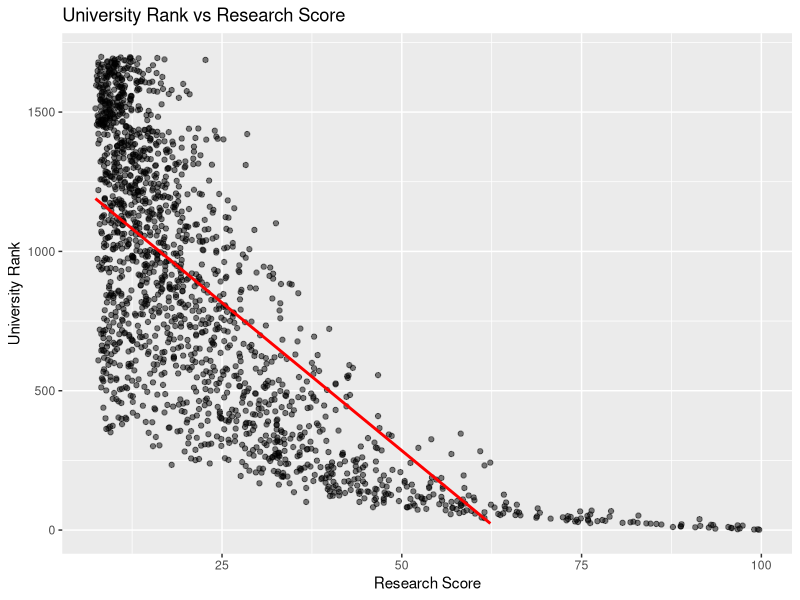
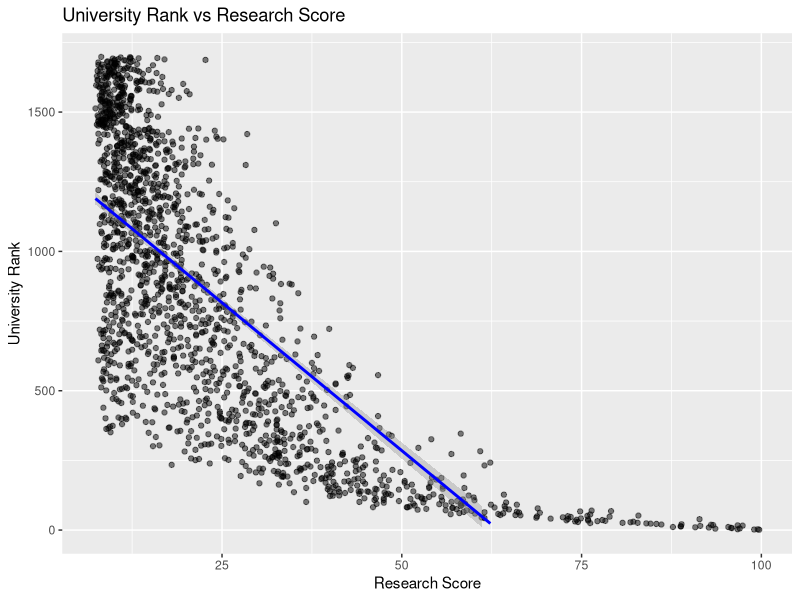
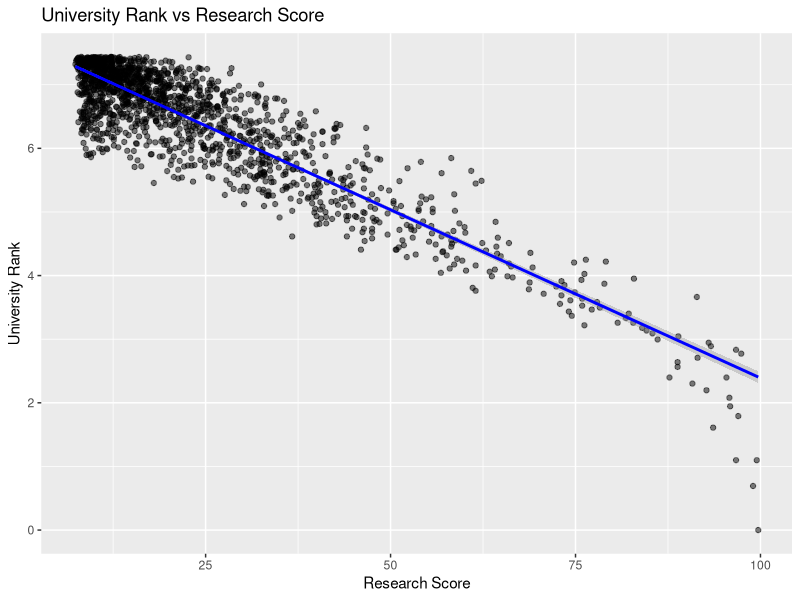
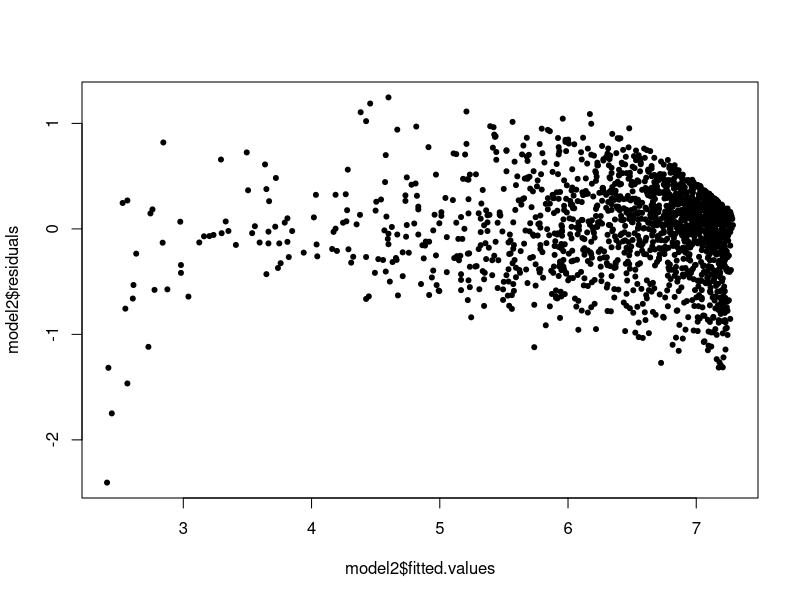
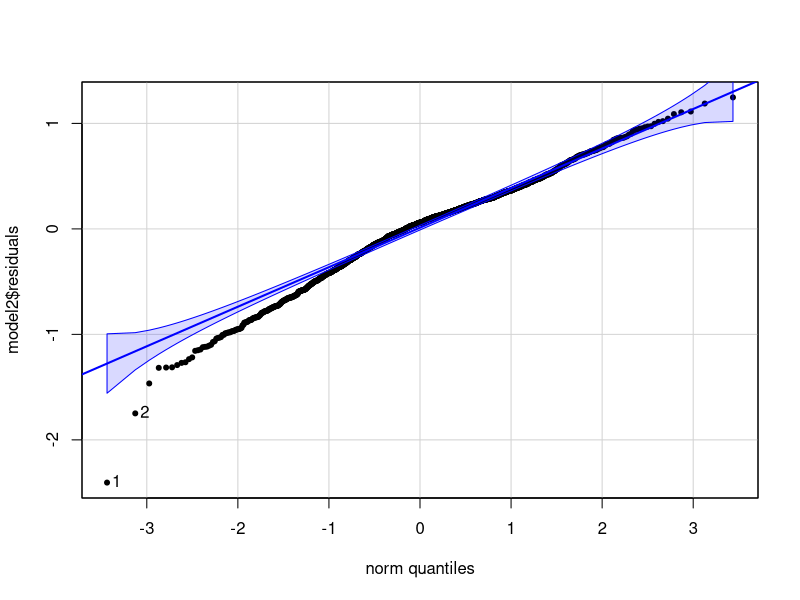
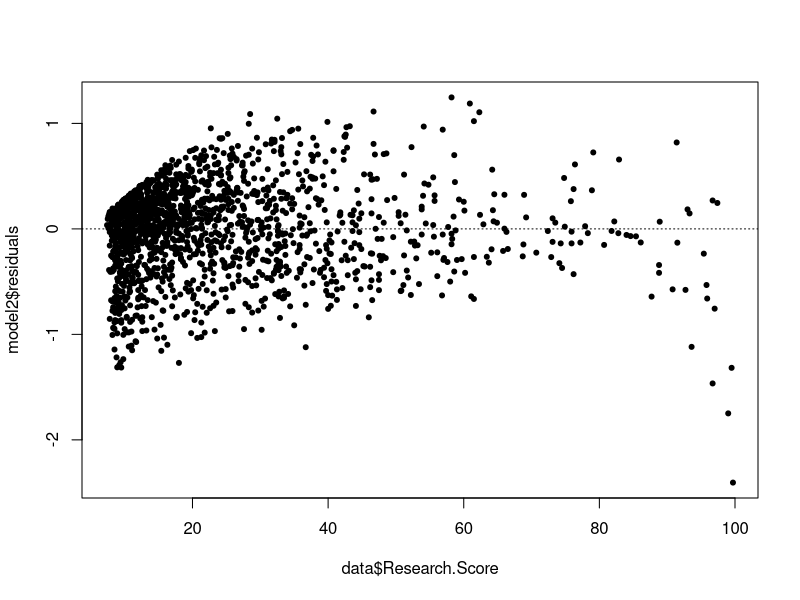
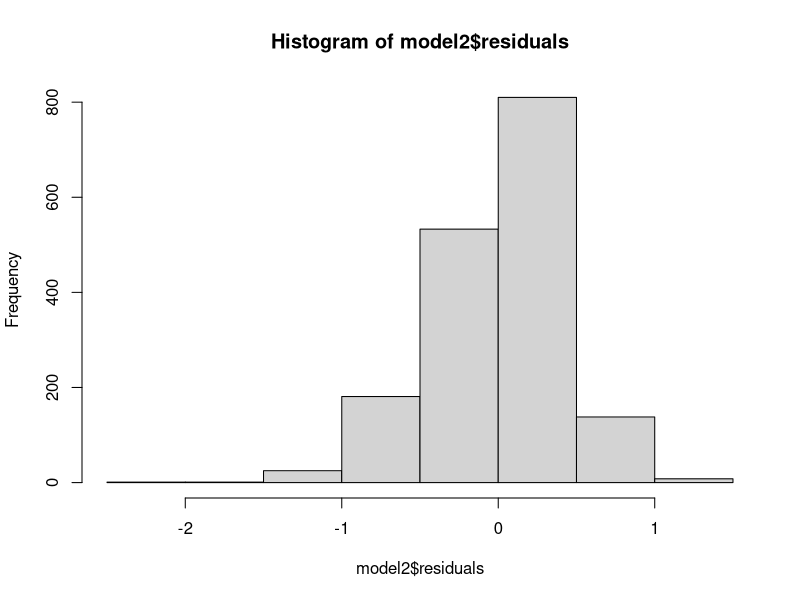

The R source for these figures, in order:
## ---- chunk 1
knitr::opts_chunk$set(echo = TRUE)
## ---- chunk 2
library(ggplot2)
data = read.csv("rankings.csv")
data = na.omit(data)
data$University.Rank <- as.numeric(data$University.Rank)
data$Research.Score <- as.numeric(data$Research.Score)

model <- lm(University.Rank ~ Research.Score, data = data)

# https://www.kaggle.com/datasets/alitaqi000/world-university-rankings-2023
plot = ggplot(data, aes(x = Research.Score, y = University.Rank)) +
    geom_point(alpha = 0.5) +
    geom_smooth(method = "lm", se = FALSE, color = "red") + ylim(0, NA) +
  labs(y = "University Rank", x = "Research Score") +
  ggtitle("University Rank vs Research Score")

plot


correlation = cor(data$University.Rank, data$Research.Score)
# correlation
## ---- chunk 3
coefficients <- coef(model)
intercept <- coefficients[1]
slope <- coefficients[2]

summary(model)
## ---- chunk 4
confidence_interval <- confint(model, level = 0.95)
confidence_interval
## ---- chunk 5
plot2 = ggplot(data, aes(x = Research.Score, y = University.Rank)) +
    geom_point(alpha = 0.5) +
    geom_smooth(method = "lm", se = TRUE, color = "blue") + ylim(0, NA) +
  labs(y = "University Rank", x = "Research Score") +
  ggtitle("University Rank vs Research Score")
plot2
## ---- chunk 6

## ---- chunk 7
ln_y = log(data$University.Rank)

plot2 = ggplot(data, aes(x = Research.Score, y = ln_y)) +
    geom_point(alpha = 0.5) +
    geom_smooth(method = "lm", se = TRUE, color = "blue") + ylim(0, NA) +
  labs(y = "University Rank", x = "Research Score") +
  ggtitle("University Rank vs Research Score")
plot2

## ---- chunk 8
model2 = lm(ln_y~Research.Score, data=data)
summary(model2)
## ---- chunk 9
cor(log(data$University.Rank), data$Research.Score)
## ---- chunk 10
plot(model2$residuals ~ model2$fitted.values, pch = 20)
## ---- chunk 11
library(car)
qqPlot(model2$residuals, pch = 20)
## ---- chunk 12
plot(model2$residuals~data$Research.Score, pch = 20)
abline(h=0, lty=3)
## ---- chunk 13
hist(model2$residuals)
